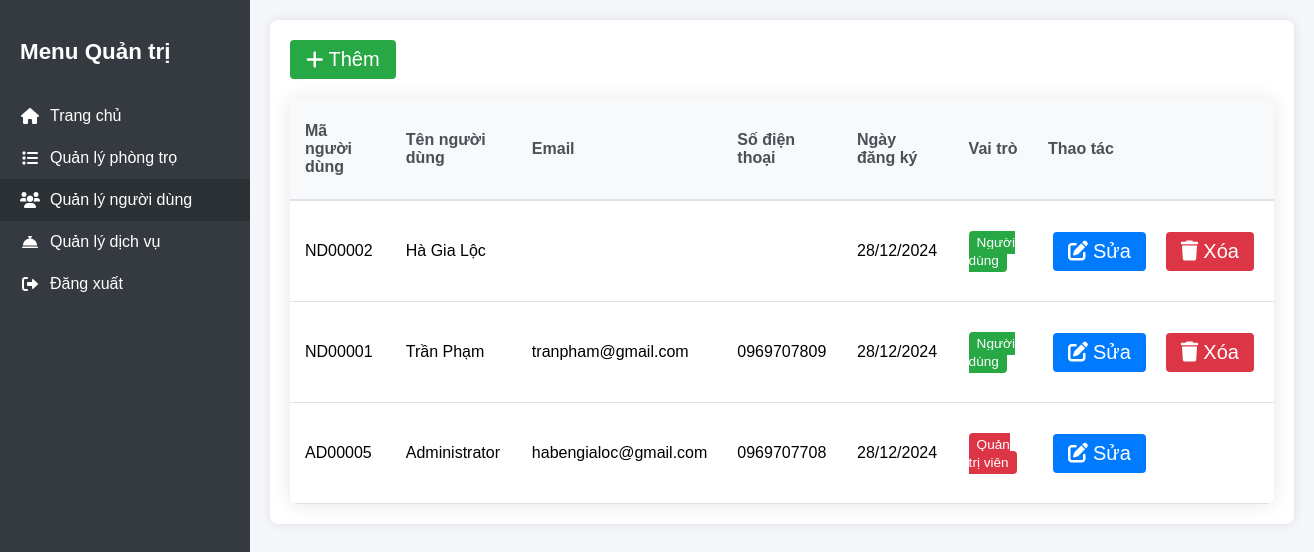
Page /administrator/admin_dashboard.php?page=danhsach_nguoidung (signed in) on the committed database.
### tables this page shows
CREATE TABLE `nguoidung` (
  `maNguoiDung` varchar(10) NOT NULL COMMENT 'Mã người dùng',
  `tenNguoiDung` varchar(255) NOT NULL COMMENT 'Tên của người dùng',
  `matKhau` varchar(255) NOT NULL COMMENT 'Mật khẩu đăng nhập',
  `tenDangNhap` varchar(255) NOT NULL COMMENT 'Tên đăng nhập của người dùng',
  `sdtNguoiDung` varchar(10) NOT NULL COMMENT 'Số điện thoại',
  `emailNguoiDung` varchar(255) NOT NULL COMMENT 'Email của người dùng',
  `vaiTro` enum('user','admin') NOT NULL COMMENT 'Vai trò của người dùng',
  `ngayDangKy` datetime NOT NULL DEFAULT current_timestamp() COMMENT 'Ngày đăng ký tài khoản'
);

### administrator/danhsach_nguoidung.php (the view, shortened to what this page needs)
<?php
$sql = "SELECT * FROM nguoiDung ORDER BY maNguoiDung DESC";
$result = $conn->query($sql);
?>
<div class="admin-table">
    <div class="table-actions">
        <div class="search-box">
            <a href="admin_dashboard.php?page=them_nguoidung" class="add-new-btn">
                <i class="fas fa-plus"></i>
                Thêm
            </a>
        </div>
    </div>
    <table>
        <thead>
            <tr>
                <th>Mã người dùng</th>
                <th>Tên người dùng</th>
                <th>Email</th>
                <th>Số điện thoại</th>
                <th>Ngày đăng ký</th>
                <th>Vai trò</th>
                <th>Thao tác</th>
            </tr>
        </thead>
        <tbody id="tableBody">
            <?php
            if ($result->num_rows > 0) {
                while($row = $result->fetch_assoc()) {
                    echo "<tr>";
                    echo "<td>{$row['maNguoiDung']}</td>";
                    echo "<td>{$row['tenNguoiDung']}</td>";
                    echo "<td>{$row['emailNguoiDung']}</td>";
                    echo "<td>{$row['sdtNguoiDung']}</td>";
                    echo "<td>" . date('d/m/Y', strtotime($row['ngayDangKy'])) . "</td>";
                    echo "<td><span class='role-badge " . $row['vaiTro'] . "'>" .
                         ($row['vaiTro'] === 'admin' ? 'Quản trị viên' : 'Người dùng') .
                         "</span></td>";
                    echo "<td class='action-buttons'>
                            <a href='admin_dashboard.php?page=sua_nguoidung&id={$row['maNguoiDung']}' class='edit-btn'>
                                <i class='fas fa-edit'></i> Sửa
                            </a>";
                    if ($row['vaiTro'] !== 'admin') {
                        echo "<a href='admin_dashboard.php?page=xoa_nguoidung&id={$row['maNguoiDung']}'
                                class='delete-btn'
                                onclick='return confirm(\"Bạn có chắc chắn muốn xóa người dùng này?\")'>
                                <i class='fas fa-trash'></i> Xóa
                            </a>";
                    }
                    echo "</td>";
                    echo "</tr>";
                }
            } else {
                echo "<tr><td colspan='7'>Không có người dùng nào</td></tr>";
            }
            ?>
        </tbody>
    </table>
</div>

### styles.css (style rules this page uses)
html { font-size: 100%; font-family: sans-serif; box-sizing: border-box; }
body { display: flex; flex-direction: column; min-height: 100vh; margin: 0; }
a { text-decoration: none; font-size: 1.25rem; color: white; }
.admin-table { background: white; padding: 20px; border-radius: 8px; box-shadow: 0 0 10px rgba(0,0,0,0.1); }
.admin-table table { width: 100%; border-collapse: collapse; margin-top: 20px; }
.admin-table th, .admin-table td { padding: 12px; text-align: left; border-bottom: 1px solid #dee2e6; height: 70px; }
.admin-table th { background-color: #f8f9fa; font-weight: 600; color: #495057; }
.action-buttons { height: 100%; display: flex; align-items: center; gap: 10px; }
.action-buttons a { padding: 8px 15px; margin: 0 5px; border-radius: 4px; text-decoration: none; display: inline-flex; align-items: center; gap: 5px; height: fit-content; }
.edit-btn { background-color: #007bff; color: white; }
.delete-btn { background-color: #dc3545; color: white; }
.add-new-btn { background-color: #28a745; color: white; padding: 8px 16px; border-radius: 4px; text-decoration: none; display: inline-flex; align-items: center; gap: 5px; }
.search-box { display: flex; gap: 10px; margin-bottom: 20px; }
.admin-table table { border-collapse: separate; border-spacing: 0; width: 100%; margin-top: 1rem; background: white; border-radius: 8px; overflow: hidden; box-shadow: 0 0 20px rgba(0,0,0,0.1); }
.admin-table th { background: #f8f9fa; padding: 15px; font-weight: 600; text-align: left; color: #495057; border-bottom: 2px solid #dee2e6; }
.admin-table td { padding: 15px; border-bottom: 1px solid #dee2e6; vertical-align: middle; }
.role-badge { padding: 4px 8px; border-radius: 4px; font-size: 0.85rem; font-weight: 500; }
.role-badge.admin { background-color: #dc3545; color: white; }
.role-badge.user { background-color: #28a745; color: white; }

### rows in the picture
nguoidung: maNguoiDung "ND00002", tenNguoiDung "Hà Gia Lộc", ngayDangKy "28/12/2024", vaiTro "Người dùng"
nguoidung: maNguoiDung "ND00001", tenNguoiDung "Trần Phạm", emailNguoiDung "tranpham@gmail.com", sdtNguoiDung "0969707809", ngayDangKy "28/12/2024", vaiTro "Người dùng"
nguoidung: maNguoiDung "AD00005", tenNguoiDung "Administrator", emailNguoiDung "habengialoc@gmail.com", sdtNguoiDung "0969707708", ngayDangKy "28/12/2024", vaiTro "Quản trị viên"
